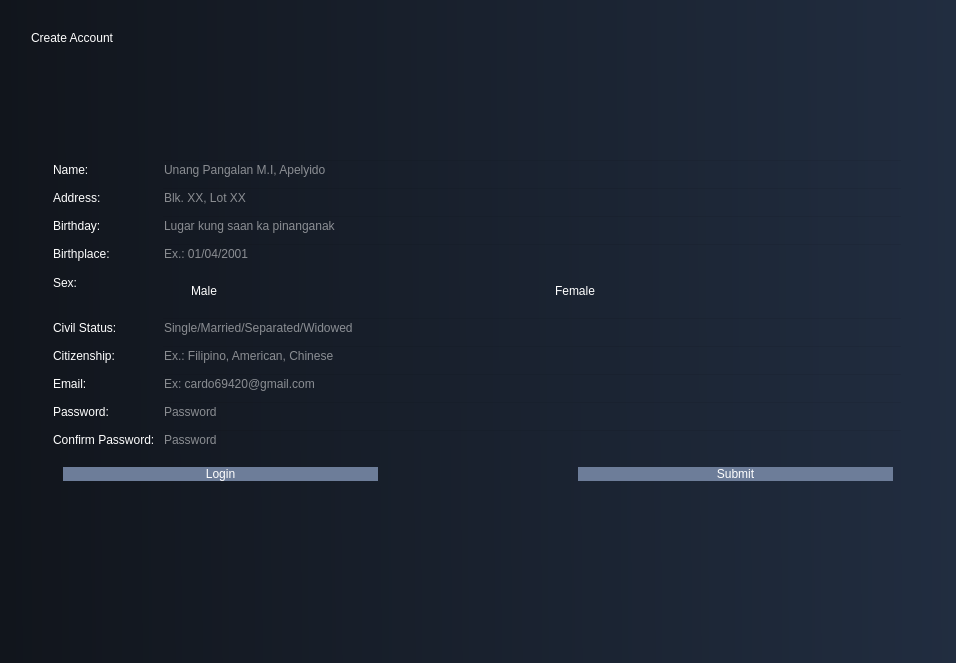
<?xml version="1.0" encoding="UTF-8"?>
<ui version="4.0">
 <class>Dialog</class>
 <widget class="QDialog" name="Dialog">
  <property name="geometry">
   <rect>
    <x>0</x>
    <y>0</y>
    <width>956</width>
    <height>663</height>
   </rect>
  </property>
  <property name="windowTitle">
   <string>Dialog</string>
  </property>
  <property name="styleSheet">
   <string notr="true">background-color: qlineargradient(spread:pad, x1:0, y1:0.517045, x2:1, y2:0.511364, stop:0 rgba(17, 21, 28, 255), stop:1 rgba(33, 45, 64, 255));</string>
  </property>
  <layout class="QVBoxLayout" name="verticalLayout">
   <item>
    <widget class="QFrame" name="frame_13">
     <property name="sizePolicy">
      <sizepolicy hsizetype="Preferred" vsizetype="Expanding">
       <horstretch>0</horstretch>
       <verstretch>0</verstretch>
      </sizepolicy>
     </property>
     <property name="styleSheet">
      <string notr="true">background-color: transparent;</string>
     </property>
     <property name="frameShape">
      <enum>QFrame::StyledPanel</enum>
     </property>
     <property name="frameShadow">
      <enum>QFrame::Raised</enum>
     </property>
     <layout class="QVBoxLayout" name="verticalLayout_9">
      <item>
       <widget class="QFrame" name="frame_14">
        <property name="minimumSize">
         <size>
          <width>0</width>
          <height>100</height>
         </size>
        </property>
        <property name="maximumSize">
         <size>
          <width>16777215</width>
          <height>100</height>
         </size>
        </property>
        <property name="frameShape">
         <enum>QFrame::StyledPanel</enum>
        </property>
        <property name="frameShadow">
         <enum>QFrame::Raised</enum>
        </property>
        <layout class="QVBoxLayout" name="verticalLayout_10">
         <item alignment="Qt::AlignTop">
          <widget class="QLabel" name="label_5">
           <property name="minimumSize">
            <size>
             <width>0</width>
             <height>0</height>
            </size>
           </property>
           <property name="styleSheet">
            <string notr="true">color: rgb(255, 255, 255);
font: 30pt &quot;Times New Roman&quot;;</string>
           </property>
           <property name="text">
            <string>Create Account</string>
           </property>
          </widget>
         </item>
        </layout>
       </widget>
      </item>
      <item>
       <widget class="QFrame" name="frame_15">
        <property name="frameShape">
         <enum>QFrame::StyledPanel</enum>
        </property>
        <property name="frameShadow">
         <enum>QFrame::Raised</enum>
        </property>
        <layout class="QVBoxLayout" name="verticalLayout_11">
         <item>
          <widget class="QFrame" name="frame_16">
           <property name="frameShape">
            <enum>QFrame::StyledPanel</enum>
           </property>
           <property name="frameShadow">
            <enum>QFrame::Raised</enum>
           </property>
           <layout class="QVBoxLayout" name="verticalLayout_18">
            <property name="spacing">
             <number>0</number>
            </property>
            <property name="leftMargin">
             <number>0</number>
            </property>
            <property name="topMargin">
             <number>0</number>
            </property>
            <property name="rightMargin">
             <number>0</number>
            </property>
            <property name="bottomMargin">
             <number>0</number>
            </property>
            <item>
             <widget class="QFrame" name="frame_17">
              <property name="frameShape">
               <enum>QFrame::StyledPanel</enum>
              </property>
              <property name="frameShadow">
               <enum>QFrame::Raised</enum>
              </property>
              <layout class="QVBoxLayout" name="verticalLayout_17">
               <property name="spacing">
                <number>0</number>
               </property>
               <property name="leftMargin">
                <number>0</number>
               </property>
               <property name="topMargin">
                <number>0</number>
               </property>
               <property name="rightMargin">
                <number>0</number>
               </property>
               <property name="bottomMargin">
                <number>0</number>
               </property>
               <item>
                <widget class="QFrame" name="frame_18">
                 <property name="frameShape">
                  <enum>QFrame::StyledPanel</enum>
                 </property>
                 <property name="frameShadow">
                  <enum>QFrame::Raised</enum>
                 </property>
                 <layout class="QVBoxLayout" name="verticalLayout_2">
                  <item>
                   <widget class="QFrame" name="frame_21">
                    <property name="frameShape">
                     <enum>QFrame::StyledPanel</enum>
                    </property>
                    <property name="frameShadow">
                     <enum>QFrame::Raised</enum>
                    </property>
                    <layout class="QFormLayout" name="formLayout">
                     <item row="0" column="0">
                      <widget class="QLabel" name="label_9">
                       <property name="styleSheet">
                        <string notr="true">color: rgb(255, 255, 255);
	font: 16pt &quot;Helvetica Neue&quot;;
background-color:transparent;</string>
                       </property>
                       <property name="text">
                        <string>Name:</string>
                       </property>
                      </widget>
                     </item>
                     <item row="0" column="1">
                      <widget class="QLineEdit" name="create_name">
                       <property name="styleSheet">
                        <string notr="true">color: rgb(255, 255, 255);
	font: 16pt &quot;Helvetica Neue&quot;;</string>
                       </property>
                       <property name="placeholderText">
                        <string>Unang Pangalan M.I, Apelyido</string>
                       </property>
                      </widget>
                     </item>
                     <item row="1" column="0">
                      <widget class="QLabel" name="label_10">
                       <property name="styleSheet">
                        <string notr="true">color: rgb(255, 255, 255);
	font: 16pt &quot;Helvetica Neue&quot;;
background-color:transparent;</string>
                       </property>
                       <property name="text">
                        <string>Address:</string>
                       </property>
                      </widget>
                     </item>
                     <item row="1" column="1">
                      <widget class="QLineEdit" name="create_address">
                       <property name="styleSheet">
                        <string notr="true">color: rgb(255, 255, 255);
	font: 16pt &quot;Helvetica Neue&quot;;</string>
                       </property>
                       <property name="placeholderText">
                        <string>Blk. XX, Lot XX</string>
                       </property>
                      </widget>
                     </item>
                     <item row="2" column="0">
                      <widget class="QLabel" name="label_11">
                       <property name="styleSheet">
                        <string notr="true">color: rgb(255, 255, 255);
	font: 16pt &quot;Helvetica Neue&quot;;
background-color:transparent;</string>
                       </property>
                       <property name="text">
                        <string>Birthday:</string>
                       </property>
                      </widget>
                     </item>
                     <item row="2" column="1">
                      <widget class="QLineEdit" name="create_birthplace">
                       <property name="styleSheet">
                        <string notr="true">color: rgb(255, 255, 255);
	font: 16pt &quot;Helvetica Neue&quot;;</string>
                       </property>
                       <property name="placeholderText">
                        <string>Lugar kung saan ka pinanganak</string>
                       </property>
                      </widget>
                     </item>
                     <item row="3" column="0">
                      <widget class="QLabel" name="label_12">
                       <property name="styleSheet">
                        <string notr="true">color: rgb(255, 255, 255);
	font: 16pt &quot;Helvetica Neue&quot;;
background-color:transparent;</string>
                       </property>
                       <property name="text">
                        <string>Birthplace:</string>
                       </property>
                      </widget>
                     </item>
                     <item row="3" column="1">
                      <widget class="QLineEdit" name="create_birthday">
                       <property name="styleSheet">
                        <string notr="true">color: rgb(255, 255, 255);
	font: 16pt &quot;Helvetica Neue&quot;;</string>
                       </property>
                       <property name="placeholderText">
                        <string>Ex.: 01/04/2001</string>
                       </property>
                      </widget>
                     </item>
                     <item row="4" column="0">
                      <widget class="QLabel" name="label_13">
                       <property name="styleSheet">
                        <string notr="true">color: rgb(255, 255, 255);
	font: 16pt &quot;Helvetica Neue&quot;;
background-color:transparent;</string>
                       </property>
                       <property name="text">
                        <string>Sex:</string>
                       </property>
                      </widget>
                     </item>
                     <item row="4" column="1">
                      <widget class="QFrame" name="frame_20">
                       <property name="styleSheet">
                        <string notr="true">background-color: transparent;</string>
                       </property>
                       <property name="frameShape">
                        <enum>QFrame::StyledPanel</enum>
                       </property>
                       <property name="frameShadow">
                        <enum>QFrame::Raised</enum>
                       </property>
                       <layout class="QHBoxLayout" name="horizontalLayout_7">
                        <item>
                         <widget class="QRadioButton" name="rbtn_male">
                          <property name="styleSheet">
                           <string notr="true">color: rgb(255, 255, 255);
	font: 16pt &quot;Helvetica Neue&quot;;</string>
                          </property>
                          <property name="text">
                           <string>Male</string>
                          </property>
                         </widget>
                        </item>
                        <item>
                         <widget class="QRadioButton" name="rbtn_female">
                          <property name="styleSheet">
                           <string notr="true">color: rgb(255, 255, 255);
	font: 16pt &quot;Helvetica Neue&quot;;</string>
                          </property>
                          <property name="text">
                           <string>Female</string>
                          </property>
                         </widget>
                        </item>
                       </layout>
                      </widget>
                     </item>
                     <item row="5" column="0">
                      <widget class="QLabel" name="label_14">
                       <property name="styleSheet">
                        <string notr="true">color: rgb(255, 255, 255);
	font: 16pt &quot;Helvetica Neue&quot;;
background-color:transparent;</string>
                       </property>
                       <property name="text">
                        <string>Civil Status:</string>
                       </property>
                      </widget>
                     </item>
                     <item row="5" column="1">
                      <widget class="QLineEdit" name="create_cs">
                       <property name="styleSheet">
                        <string notr="true">color: rgb(255, 255, 255);
	font: 16pt &quot;Helvetica Neue&quot;;</string>
                       </property>
                       <property name="placeholderText">
                        <string>Single/Married/Separated/Widowed</string>
                       </property>
                      </widget>
                     </item>
                     <item row="6" column="0">
                      <widget class="QLabel" name="label_15">
                       <property name="styleSheet">
                        <string notr="true">color: rgb(255, 255, 255);
	font: 16pt &quot;Helvetica Neue&quot;;
background-color:transparent;</string>
                       </property>
                       <property name="text">
                        <string>Citizenship:</string>
                       </property>
                      </widget>
                     </item>
                     <item row="6" column="1">
                      <widget class="QLineEdit" name="create_ctzn">
                       <property name="styleSheet">
                        <string notr="true">color: rgb(255, 255, 255);
	font: 16pt &quot;Helvetica Neue&quot;;</string>
                       </property>
                       <property name="placeholderText">
                        <string>Ex.: Filipino, American, Chinese</string>
                       </property>
                      </widget>
                     </item>
                     <item row="7" column="0">
                      <widget class="QLabel" name="label_16">
                       <property name="styleSheet">
                        <string notr="true">color: rgb(255, 255, 255);
	font: 16pt &quot;Helvetica Neue&quot;;
background-color:transparent;</string>
                       </property>
                       <property name="text">
                        <string>Email:</string>
                       </property>
                      </widget>
                     </item>
                     <item row="7" column="1">
                      <widget class="QLineEdit" name="create_email">
                       <property name="styleSheet">
                        <string notr="true">color: rgb(255, 255, 255);
	font: 16pt &quot;Helvetica Neue&quot;;</string>
                       </property>
                       <property name="placeholderText">
                        <string>Ex: cardo69420@gmail.com</string>
                       </property>
                      </widget>
                     </item>
                     <item row="8" column="0">
                      <widget class="QLabel" name="label_17">
                       <property name="styleSheet">
                        <string notr="true">color: rgb(255, 255, 255);
	font: 16pt &quot;Helvetica Neue&quot;;
background-color:transparent;</string>
                       </property>
                       <property name="text">
                        <string>Password:</string>
                       </property>
                      </widget>
                     </item>
                     <item row="8" column="1">
                      <widget class="QLineEdit" name="create_password">
                       <property name="styleSheet">
                        <string notr="true">color: rgb(255, 255, 255);
	font: 16pt &quot;Helvetica Neue&quot;;</string>
                       </property>
                       <property name="placeholderText">
                        <string>Password</string>
                       </property>
                      </widget>
                     </item>
                     <item row="9" column="0">
                      <widget class="QLabel" name="label_18">
                       <property name="styleSheet">
                        <string notr="true">color: rgb(255, 255, 255);
	font: 16pt &quot;Helvetica Neue&quot;;
background-color:transparent;</string>
                       </property>
                       <property name="text">
                        <string>Confirm Password:</string>
                       </property>
                      </widget>
                     </item>
                     <item row="9" column="1">
                      <widget class="QLineEdit" name="confirm_password">
                       <property name="styleSheet">
                        <string notr="true">color: rgb(255, 255, 255);
	font: 16pt &quot;Helvetica Neue&quot;;</string>
                       </property>
                       <property name="placeholderText">
                        <string>Password</string>
                       </property>
                      </widget>
                     </item>
                     <item row="10" column="0" colspan="2">
                      <widget class="QFrame" name="frame_19">
                       <property name="styleSheet">
                        <string notr="true">background-color: transparent;</string>
                       </property>
                       <property name="frameShape">
                        <enum>QFrame::StyledPanel</enum>
                       </property>
                       <property name="frameShadow">
                        <enum>QFrame::Raised</enum>
                       </property>
                       <layout class="QHBoxLayout" name="horizontalLayout_6">
                        <property name="spacing">
                         <number>200</number>
                        </property>
                        <item>
                         <widget class="QPushButton" name="to_login">
                          <property name="styleSheet">
                           <string notr="true">QPushButton{
background-color: rgb(109, 125, 153);
color: white;
font: 20pt &quot;Segoe UI&quot;;
border-radius: 16px;
}</string>
                          </property>
                          <property name="text">
                           <string>Login</string>
                          </property>
                         </widget>
                        </item>
                        <item>
                         <widget class="QPushButton" name="submit_account">
                          <property name="styleSheet">
                           <string notr="true">QPushButton{
background-color: rgb(109, 125, 153);
color: white;
font: 20pt &quot;Segoe UI&quot;;border-radius: 16px;
}</string>
                          </property>
                          <property name="text">
                           <string>Submit</string>
                          </property>
                         </widget>
                        </item>
                       </layout>
                      </widget>
                     </item>
                    </layout>
                   </widget>
                  </item>
                 </layout>
                </widget>
               </item>
              </layout>
             </widget>
            </item>
           </layout>
          </widget>
         </item>
        </layout>
       </widget>
      </item>
     </layout>
    </widget>
   </item>
  </layout>
 </widget>
 <resources/>
 <connections/>
</ui>
